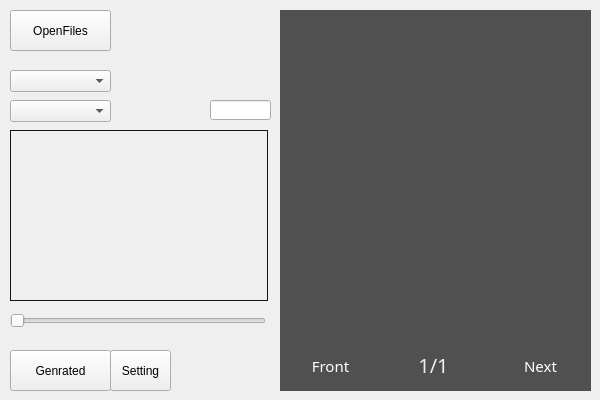
<?xml version="1.0" encoding="UTF-8"?>
<ui version="4.0">
 <class>BitmapConversion</class>
 <widget class="QWidget" name="BitmapConversion">
  <property name="geometry">
   <rect>
    <x>0</x>
    <y>0</y>
    <width>600</width>
    <height>400</height>
   </rect>
  </property>
  <property name="windowTitle">
   <string>Form</string>
  </property>
  <property name="styleSheet">
   <string notr="true"/>
  </property>
  <widget class="QLabel" name="lab_imageBk">
   <property name="geometry">
    <rect>
     <x>280</x>
     <y>10</y>
     <width>311</width>
     <height>381</height>
    </rect>
   </property>
   <property name="styleSheet">
    <string notr="true">background-color: rgb(80, 80, 80);</string>
   </property>
   <property name="text">
    <string/>
   </property>
  </widget>
  <widget class="QLabel" name="lab_image">
   <property name="geometry">
    <rect>
     <x>290</x>
     <y>20</y>
     <width>291</width>
     <height>321</height>
    </rect>
   </property>
   <property name="styleSheet">
    <string notr="true">background-color: transparent;</string>
   </property>
   <property name="text">
    <string/>
   </property>
   <property name="alignment">
    <set>Qt::AlignCenter</set>
   </property>
  </widget>
  <widget class="QPushButton" name="bn_openFile">
   <property name="geometry">
    <rect>
     <x>10</x>
     <y>10</y>
     <width>101</width>
     <height>41</height>
    </rect>
   </property>
   <property name="text">
    <string>OpenFiles</string>
   </property>
  </widget>
  <widget class="QLabel" name="lab_imageNum">
   <property name="geometry">
    <rect>
     <x>403</x>
     <y>355</y>
     <width>61</width>
     <height>20</height>
    </rect>
   </property>
   <property name="font">
    <font>
     <family>Bahnschrift Light</family>
     <pointsize>15</pointsize>
    </font>
   </property>
   <property name="styleSheet">
    <string notr="true">background-color: transparent;
color: rgb(238, 238, 238);</string>
   </property>
   <property name="text">
    <string>1/1</string>
   </property>
   <property name="alignment">
    <set>Qt::AlignCenter</set>
   </property>
  </widget>
  <widget class="QPushButton" name="bn_Generated">
   <property name="geometry">
    <rect>
     <x>10</x>
     <y>350</y>
     <width>101</width>
     <height>41</height>
    </rect>
   </property>
   <property name="text">
    <string>Genrated</string>
   </property>
  </widget>
  <widget class="QComboBox" name="cb_mode">
   <property name="geometry">
    <rect>
     <x>10</x>
     <y>70</y>
     <width>101</width>
     <height>22</height>
    </rect>
   </property>
  </widget>
  <widget class="QPushButton" name="bn_Front">
   <property name="geometry">
    <rect>
     <x>290</x>
     <y>350</y>
     <width>81</width>
     <height>31</height>
    </rect>
   </property>
   <property name="font">
    <font>
     <family>Bahnschrift Light</family>
     <pointsize>11</pointsize>
    </font>
   </property>
   <property name="styleSheet">
    <string notr="true">QPushButton{
	background-color: transparent;
	color: rgb(255, 255, 255);
	border:transparent;
}
QPushButton:hover{
	border:1px solid rgb(255,200,0);
}

</string>
   </property>
   <property name="text">
    <string>Front</string>
   </property>
  </widget>
  <widget class="QPushButton" name="bn_Next">
   <property name="geometry">
    <rect>
     <x>500</x>
     <y>350</y>
     <width>81</width>
     <height>31</height>
    </rect>
   </property>
   <property name="font">
    <font>
     <family>Bahnschrift Light</family>
     <pointsize>11</pointsize>
    </font>
   </property>
   <property name="styleSheet">
    <string notr="true">QPushButton{
	background-color: transparent;
	color: rgb(255, 255, 255);
	border:transparent;
}
QPushButton:hover{
	border:1px solid rgb(255,200,0);
}

</string>
   </property>
   <property name="text">
    <string>Next</string>
   </property>
  </widget>
  <widget class="QSlider" name="hs_MonoThreshold">
   <property name="geometry">
    <rect>
     <x>10</x>
     <y>310</y>
     <width>256</width>
     <height>22</height>
    </rect>
   </property>
   <property name="maximum">
    <number>255</number>
   </property>
   <property name="orientation">
    <enum>Qt::Horizontal</enum>
   </property>
  </widget>
  <widget class="QLabel" name="lab_histogram">
   <property name="geometry">
    <rect>
     <x>10</x>
     <y>130</y>
     <width>258</width>
     <height>171</height>
    </rect>
   </property>
   <property name="styleSheet">
    <string notr="true">border:1px solid rgb(20,20,20);</string>
   </property>
   <property name="text">
    <string/>
   </property>
  </widget>
  <widget class="QComboBox" name="cb_MonoMode">
   <property name="geometry">
    <rect>
     <x>10</x>
     <y>100</y>
     <width>101</width>
     <height>22</height>
    </rect>
   </property>
  </widget>
  <widget class="QLineEdit" name="le_Threshold">
   <property name="geometry">
    <rect>
     <x>210</x>
     <y>100</y>
     <width>61</width>
     <height>20</height>
    </rect>
   </property>
  </widget>
  <widget class="QPushButton" name="bn_GeneratedSetting">
   <property name="geometry">
    <rect>
     <x>110</x>
     <y>350</y>
     <width>61</width>
     <height>41</height>
    </rect>
   </property>
   <property name="text">
    <string>Setting</string>
   </property>
  </widget>
 </widget>
 <resources/>
 <connections/>
</ui>
